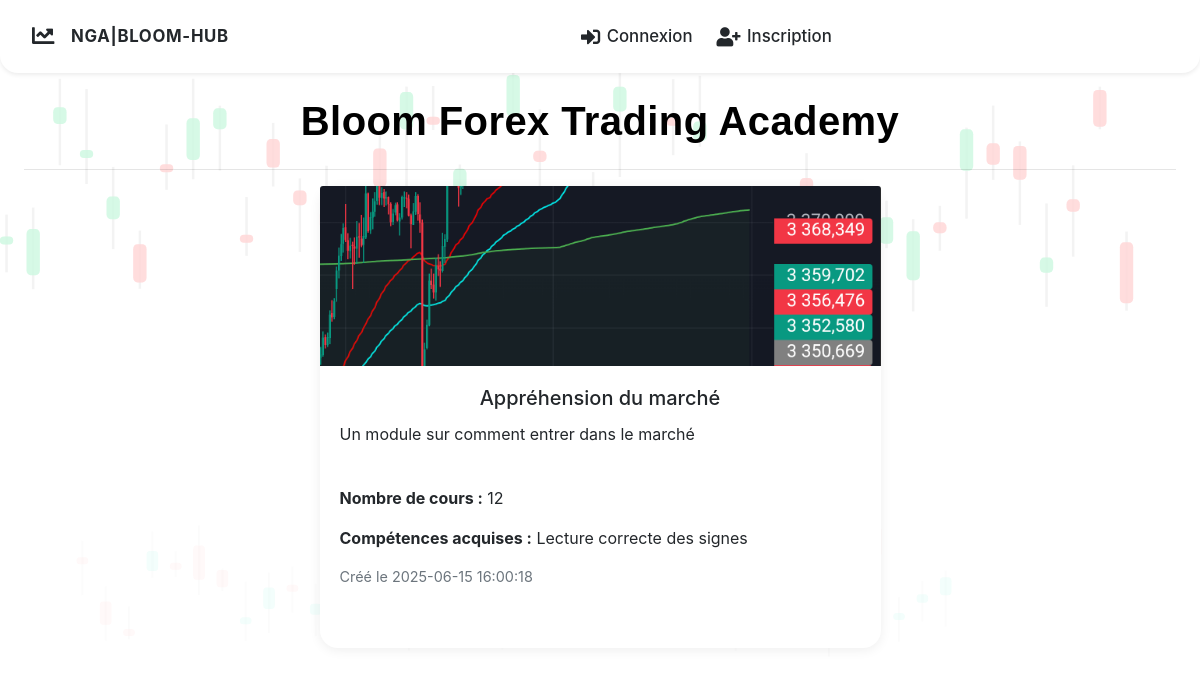
Screenshot of /academy with the database file from the repository.
### tables this page shows
CREATE TABLE modules (
    id INTEGER PRIMARY KEY AUTOINCREMENT,
    nom TEXT NOT NULL,
    description TEXT NOT NULL,
    prix REAL NOT NULL,
    competences TEXT NOT NULL,
    image TEXT
, nb_cours INTEGER DEFAULT 0, date_creation TEXT);

### main.py (the view)
@app.route('/academy')
def academy():
    conn = get_db_connection()
    conn.row_factory = sqlite3.Row
    modules = conn.execute('SELECT * FROM modules').fetchall()
    modules_list = []
    for module in modules:
        cours = conn.execute('SELECT * FROM cours WHERE module_id = ?', (module['id'],)).fetchall()
        modules_list.append({'module': module, 'cours': cours})
    conn.close()
    return render_template('academy.html', modules=modules_list)

### main.py (called while the page is built)
def get_db_connection():
    return sqlite3.connect(os.path.join(basedir, 'instance', 'trading_journal.db'))

@app.context_processor
def inject_site_name():
    return {'site_name': 'NGA|BLOOM-HUB'}

### templates/academy.html (shortened to what this page needs)
{% extends 'base.html' %}
{% block content %}
<h1 class="academy-title">Bloom Forex Trading Academy</h1>
<hr>
<div class="modules-list row justify-content-center">
    {% for item in modules %}
    {% set module = item.module %}
    <div class="col-md-6 mb-3">
        <div class="card module-card h-100" onclick="window.location='{{ url_for('module_detail', module_id=module.id) }}'" tabindex="0" aria-label="Ouvrir le module {{ module.nom }}">
            {% if module.image %}
            <img src="{{ url_for('static', filename='uploads/' ~ module.image) }}" alt="Image du module" class="card-img-top">
            {% endif %}
            <div class="card-body">
                <h5 class="card-title">{{ module.nom }}</h5>
                <p class="card-text">{{ module.description }}</p>
                <p><b>Nombre de cours :</b> {{ module.nb_cours }}</p>
                <p><b>Compétences acquises :</b> {{ module.competences }}</p>
                <p class="text-muted creation-date">Créé le {{ module.date_creation if module.date_creation else 'N/A' }}</p>
            </div>
        </div>
    </div>
    {% endfor %}
</div>
{% endblock %}

### static/css/style.css (style rules this page uses)
body { background: none; }
body:not(.dark-theme) { background-color: white; color: black; }
.card, .list-group-item, .table { border-radius: 18px !important; box-shadow: 0 4px 24px rgba(0,0,0,0.13), 0 1.5px 8px #007bff11; background: #23272b; color: #fff; border: none !important; transition: box-shadow 0.18s, transform 0.18s; }
body:not(.dark-theme) .card, body:not(.dark-theme) .list-group-item, body:not(.dark-theme) .table { background: #fff; color: #23272b; }
body { background: #f8f9fa; color: #23272b; }
body .container, body .container-fluid, body .row, body .d-flex { position: relative; z-index: 1; }
.academy-title { text-align: center; margin-bottom: 1.5rem; }
.modules-list { display: flex; flex-wrap: wrap; justify-content: center; gap: 1.5rem; }
.card-img-top { max-height: 180px; object-fit: cover; }
.card-title { text-align: center; }
.creation-date { font-size: 0.9em; margin-bottom: 0; }
.card { border-radius: 1rem; box-shadow: 0 2px 12px rgba(0,0,0,0.07); transition: box-shadow 0.2s; }
.card-text { min-height: 48px; }
.modules-list .card { margin-bottom: 2rem; }
h1.academy-title, h2.card-title, h3 { font-family: 'Montserrat', Arial, sans-serif; font-weight: 700; letter-spacing: 0.01em; }
.module-card { cursor: pointer; transition: box-shadow 0.2s, transform 0.2s; }
.modules-list { display: flex; flex-wrap: wrap; gap: 2rem; justify-content: center; }

### rows the page displays
modules: image (picture), nom "Appréhension du marché", description "Un module sur comment entrer dans le marché", nb_cours "12", competences "Lecture correcte des signes", date_creation "2025-06-15 16:00:18"

### other values shown
{{ site_name }} "NGA|BLOOM-HUB"
